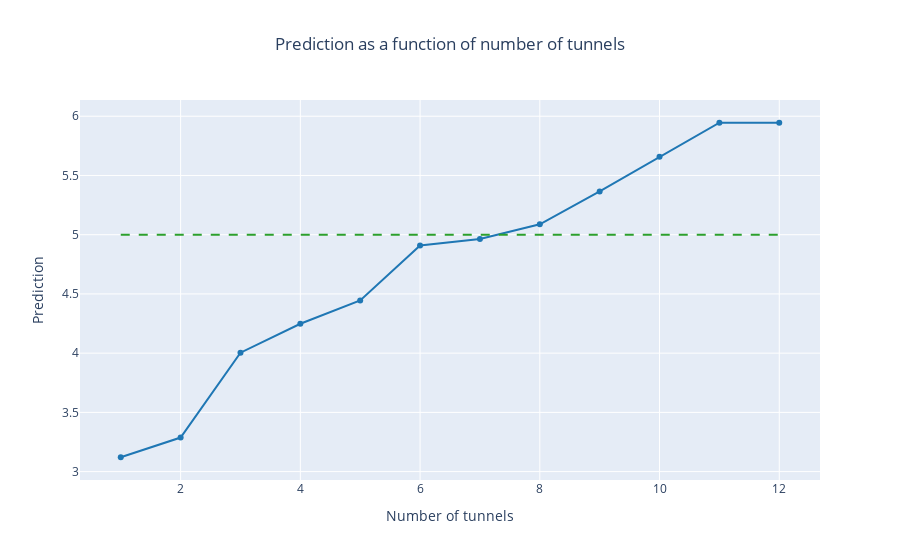

Source (notebook cell):
### Code cell
from plotly.colors import DEFAULT_PLOTLY_COLORS

np.random.seed(42)

brain = np.zeros((IMAGE_SIZE, IMAGE_SIZE, IMAGE_SIZE, 1))

center = np.asarray([IMAGE_SIZE // 2 for _ in range(3)])
radius = IMAGE_SIZE // 2-2

idx = np.asarray(np.meshgrid(*[np.arange(IMAGE_SIZE) for _ in range(3)])).T.reshape(-1, 3)
distances = euclidean_distances(idx, center.reshape(1, -1))[:,0]
inside = distances <= radius
surface = np.isclose(distances, radius, atol=1e-1)
surface = idx[surface]

brain[tuple(idx[inside].T)] = np.random.uniform(0.25, 1, (len(idx[inside]), 1))
brain[tuple(idx[surface].T)] = np.random.uniform(0.25, 1, (len(idx[surface]), 1))

inside_keys = set([key(x) for x in idx[inside]])

predictions = []

for _ in range(1, 2 * NUM_TUNNELS + 1):
    brain = drill(brain, surface, center, 5, inside_keys, idx)
    predictions.append(model.predict(np.expand_dims(brain, 0))[0,0])
    
fig, ax = plt.subplots(1, 8, figsize=(15, 2))

for i in range(8):
    ax[i].imshow(brain[12+i], cmap='Greys_r')
    ax[i].axis('off')

plt.show()
    
traces = [
    go.Scatter(
        x=np.arange(1, 41),
        y=predictions,
        mode='markers+lines',
        showlegend=False,
        marker={
            'color': DEFAULT_PLOTLY_COLORS[0]
        },
        line={
            'color': DEFAULT_PLOTLY_COLORS[0]
        }
    ),
    go.Scatter(
        x=[1, 2*NUM_TUNNELS],
        y=[5, 5],
        mode='lines',
        showlegend=False,
        line={
            'color': DEFAULT_PLOTLY_COLORS[2],
            'dash': 'dash'
        }
    )
]

layout = go.Layout(
    title={
        'x': 0.5,
        'text': 'Prediction as a function of number of tunnels'
    },
    xaxis={
        'title': 'Number of tunnels'
    },
    yaxis={
        'title': 'Prediction'
    }
)

iplot(go.Figure(traces, layout))

### Figure 1 — Plotly figure (JSON) as saved in the notebook; plotly's stock layout.template omitted (floating-point values rounded to 4 significant figures)
{"data": [{"line": {"color": "rgb(31, 119, 180)"}, "marker": {"color": "rgb(31, 119, 180)"}, "mode": "markers+lines", "showlegend": false, "type": "scatter", "x": [1, 2, 3, 4, 5, 6, 7, 8, 9, 10, 11, 12, 13, 14, 15, 16, 17, 18, 19, 20, 21, 22, 23, 24, 25, 26, 27, 28, 29, 30, 31, 32, 33, 34, 35, 36, 37, 38, 39, 40], "y": [3.121, 3.288, 4.004, 4.248, 4.445, 4.909, 4.963, 5.088, 5.365, 5.658, 5.945, 5.945]}, {"line": {"color": "rgb(44, 160, 44)", "dash": "dash"}, "mode": "lines", "showlegend": false, "type": "scatter", "x": [1, 12], "y": [5, 5]}], "layout": {"title": {"text": "Prediction as a function of number of tunnels", "x": 0.5}, "xaxis": {"title": {"text": "Number of tunnels"}}, "yaxis": {"title": {"text": "Prediction"}}}}
